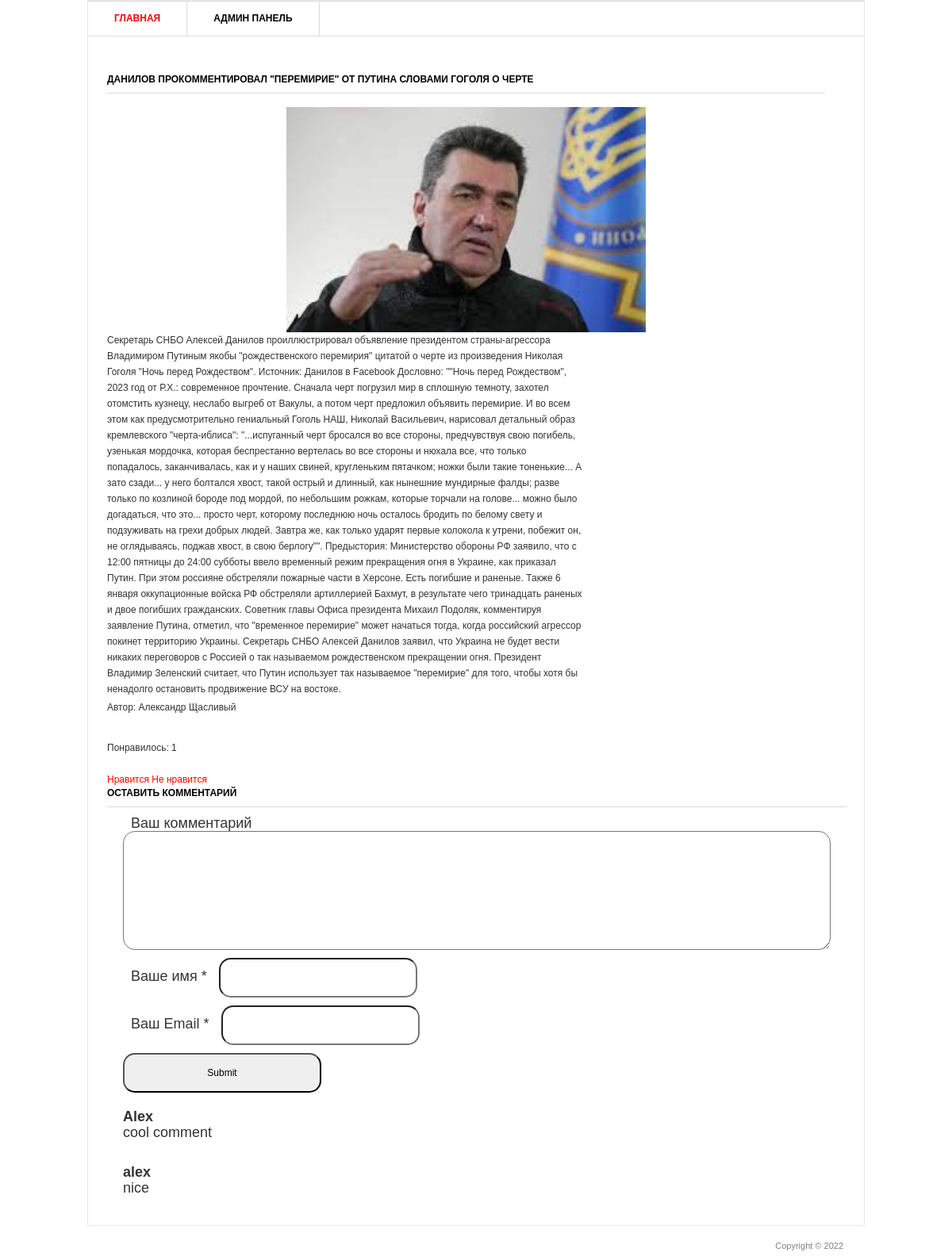
/1/, run on the app's committed database.
### blog/models.py (models this page shows, shortened)
class Post(models.Model):
    title = models.CharField('Заголовок записи', max_length=100)
    description = models.TextField('Текст записи')
    author = models.CharField('автор', max_length=100)
    date = models.DateTimeField('Дата публикации')
    img = models.ImageField('изображение', upload_to='image/%Y')
    class Meta:
        verbose_name = 'Запись'
        verbose_name_plural = 'Записи'

class Comments(models.Model):
    email = models.EmailField()
    name = models.CharField('Имя', max_length=50)
    text_comments = models.TextField("Текст коментария", max_length=2000)
    post = models.ForeignKey(Post, verbose_name='Пудликация', on_delete=models.CASCADE)
    class Meta:
        verbose_name = 'Коментарий'
        verbose_name_plural = 'Коментарии'

### blog/views.py (the view)
# urls.py: path('<int:pk>/', views.PostDetail.as_view()),
class PostDetail(View):
    def get(self, request, pk):
        post = Post.objects.get(id=pk)
        return render(request, 'blog/blog_detail.html', {'post': post})

### templates/blog/blog_detail.html (shortened to what this page needs)
{% load static %}
<html >
<head>
   <link rel="stylesheet" href="{% static 'css/style.css' %}" type="text/css" media="all" />
</head>
<body>
<div class="shell">
	<div class="border">
		<div id="navigation">
			<ul>
			    <li><a href="/" class="active">Главная</a></li>
			    <li><a href="/admin">Админ панель</a></li>
			</ul>
		</div>
		<div id="main">
   			<div id="content" class="left">
      			<div class="projects">
         			<h3>{{ post.title }}</h3>
                  <p align="center">
                    <img src="{{ post.img.url }}" width="50%"/>
                  </p>
         			<div class="item">
						<div class="text left">
               				<p>{{ post.description }}</p>
               				<p>Автор:  {{ post.author }}</p>
            			</div>
         			</div>
     			 </div>
   			</div>
			<div>
				<br>
				<p>Понравилось: {{ post.likes_set.all.count }}</p>
				<br>
				<a href="{% url 'add_likes' post.id %}">Нравится</a>
				<a href="{% url 'del_likes' post.id %}">Не нравится</a>
			</div>
			<div class="form-comment">
				<h3>Оставить комментарий</h3>
				<div>
					<form action="{% url 'add_comments' post.id %}" method="post">
						<div>
							<label>Ваш комментарий</label>
							<textarea name="text_comments"></textarea>
						</div>
						<div>
							<label>Ваше имя *</label>
							<input type="text" name="name">
						</div>
						<div>
							<label>Ваш Email *</label>
							<input type="email" name="email">
						</div>
						<div><input type="submit"></div>
					</form>
				</div>
			</div>
			<div>
				{% for comment in post.comments_set.all %}
				<div class="view-comment">
					<h4>{{ comment.name }}</h4>
					<p>
						{{ comment.text_comments }}
					</p>
				</div>
				{% endfor %}
			</div>
		</div>
	</div>
	<div id="footer">
		<p class="copy right">Copyright &copy;  2022 </p>
	</div>
</div>
</body>
</html>

### static/css/style.css (style rules this page uses)
* { margin: 0; padding: 0; outline:0; }
body { font-size: 12px; line-height: 20px; font-family: Georgia, Arial, Helvetica, Sans-Serif; color: #333; background: url() repeat 0 0; }
a { color: #ff0000; text-decoration: none; cursor:pointer; }
input, textarea, select { font-family: Arial, Helvetica, sans-serif; font-size:12px; }
textarea { overflow:auto; }
.left, .alignleft { float: left; display: inline; }
.right, .alignright { float: right; display: inline; }
.shell { width: 980px; margin: 0 auto; }
.border { border: 1px solid #e8e8e8; background: #fff; position: relative; }
#navigation { height: 43px; border-top: 1px solid #dbdbdb; border-bottom: 1px solid #dbdbdb; }
#navigation ul { list-style: none; }
#navigation ul li { float: left; height: 43px; border-right: 1px solid #dbdbdb; font-size: 12px; line-height: 43px; font-weight: bold; text-transform: uppercase; }
#navigation ul li a { float: left; height: 43px; color: #000; padding: 0 33px; }
#navigation ul li a:hover, #navigation ul li a.active { color: #ff0000; text-decoration: none; }
#main { width: 932px; padding: 37px 24px 17px 24px; }
#main h3 { font-size: 12px; line-height: 15px; color: #000; text-transform: uppercase; border-bottom: 1px solid #dbdbdb; padding: 0 0 9px 0; }
#content { width: 905px; }
.projects { padding: 10px 0 0 0; }
.projects h3 { margin: 0 0 17px 0; }
.projects .item { margin: 0 0 28px 0; }
.projects .text { width: 600px; }
.projects .text p { padding: 0 0 3px 0; }
#footer { font-family: Arial, sans-serif; font-size: 11px; line-height: 14px; color: #7f7f7f; padding: 18px 27px 20px 38px; }
.form-comment { font-size: 18px; }
.form-comment label { margin: 10px 10px; }
.form-comment input { border-radius: 15px; padding: 15px; height: 50px; width: 250px; }
.form-comment textarea { border-radius: 15px; padding: 15px; height: 150px; width: 100%; resize: vertical; }
.form-comment div { margin: 10px; }
.view-comment { padding: 10px; margin: 10px; font-size: 18px; border-radius: 15px; }

### data on the page
Post: title "ДАНИЛОВ ПРОКОММЕНТИРОВАЛ \"ПЕРЕМИРИЕ\" ОТ ПУТИНА СЛОВАМИ ГОГОЛЯ О ЧЕРТЕ", img (picture), description "Секретарь СНБО Алексей Данилов проиллюстрировал объявление президентом страны-агрессора Владимиром Путиным якобы \"рождественского перемирия\" цитатой о черте из произведения Николая Гоголя \"Ночь перед Рождеством\". Источник: Данилов в Facebook Дословно: \"\"Ночь перед Рождеством\", 2023 год от Р.Х.: современное прочтение. Сначала черт погрузил мир в сплошную темноту, захотел отомстить кузнецу, неслабо выгреб от Вакулы, а потом черт предложил объявить перемирие. И во всем этом как предусмотрительно гениальный Гоголь НАШ, Николай Васильевич, нарисовал детальный образ кремлевского \"черта-иблиса\": \"...испуганный черт бросался во все стороны, предчувствуя свою погибель, узенькая мордочка, которая…", author "Александр Щасливый", likes_set.all.count "1"
Comments: name "Alex", text_comments "cool comment"
Comments: name "alex", text_comments "nice"
